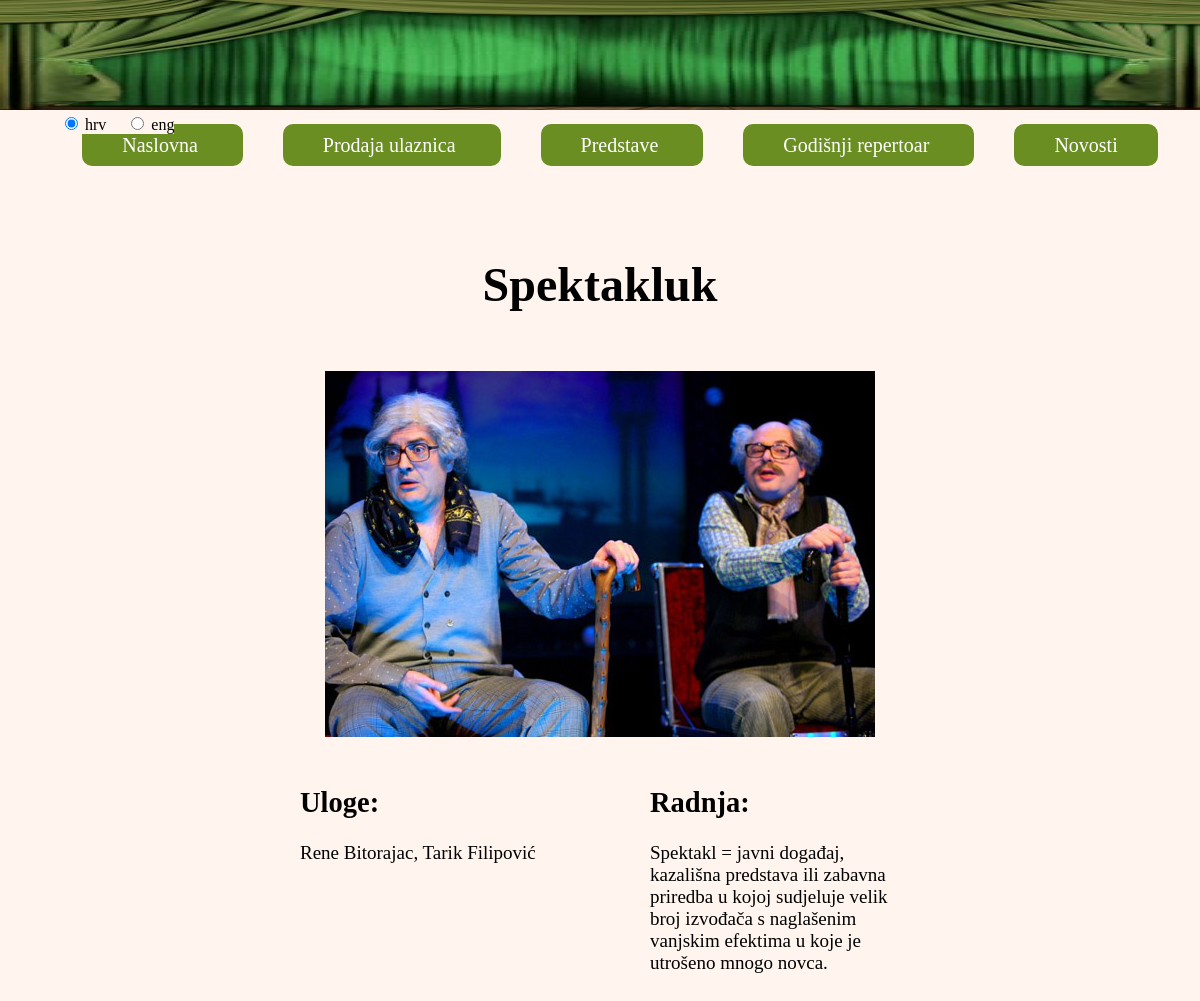
The page /spektakluk.php on the database its author committed.
### tables this page shows
CREATE TABLE `jezik` (
  `naziv` varchar(30) DEFAULT NULL,
  `hrv` varchar(400) DEFAULT NULL,
  `eng` varchar(400) DEFAULT NULL
);

### spektakluk.php (the view, shortened to what this page needs)
<!DOCTYPE html>
<html>
	<head>
		<?php
			$con = mysqli_connect("localhost", "root", "root", "kazaliste")
					or die("Neuspjesno spajanje na server");
			$con->set_charset('utf8');
		 ?>
		<link rel="stylesheet" type="text/css" href="mojstil.css">
		<header>
			<img src="zavjesa.jpg" alt="zavjesa" id="header">
			<form method="post" action="spektakluk.php" class="izborJezika" name="izborJezika"
					onClick="document.forms.izborJezika.submit();">
				<?php
					if(empty($_POST) && !isset($_SESSION['language']))
						echo '<input type="radio" name="jezik" value="hrv" checked> hrv &nbsp;&nbsp;&nbsp;
								<input type="radio" name="jezik" value="eng"> eng';
				?>
			</form>
		</header>
	</head>
	<body>
		<ul>
			<a href="naslovna.php">
				<li>
					<?php
						$query = "SELECT * FROM jezik WHERE naziv='naslovna'";
						$result = mysqli_query($con, $query);
						$row = mysqli_fetch_array($result);
						if(!empty($_POST))
							echo $row[$_POST['jezik']];
						else if(empty($_POST) && !isset($_SESSION['language']))
							echo $row['hrv'];
						else if(empty($_POST) && isset($_SESSION['language']))
							echo $row[$_SESSION['language']];
				 	?>
				</li>
			</a>
			<a href="prodaja_ulaznica.php">
				<li>
					<?php
						$query = "SELECT * FROM jezik WHERE naziv='prodajaUlaznica'";
						$result = mysqli_query($con, $query);
						$row = mysqli_fetch_array($result);
						if(!empty($_POST))
							echo $row[$_POST['jezik']];
						else if(empty($_POST) && !isset($_SESSION['language']))
							echo $row['hrv'];
						else if(empty($_POST) && isset($_SESSION['language']))
							echo $row[$_SESSION['language']];
				 	?>
				</li>
			</a>
			<a href="predstave.php">
				<li>
					<?php
						$query = "SELECT * FROM jezik WHERE naziv='predstave'";
						$result = mysqli_query($con, $query);
						$row = mysqli_fetch_array($result);
						if(!empty($_POST))
							echo $row[$_POST['jezik']];
						else if(empty($_POST) && !isset($_SESSION['language']))
							echo $row['hrv'];
						else if(empty($_POST) && isset($_SESSION['language']))
							echo $row[$_SESSION['language']];
				 	?>
				</li>
			</a>
			<a href="godisnji_repertoar.php">
				<li>
					<?php
						$query = "SELECT * FROM jezik WHERE naziv='godišnjiRepertoar'";
						$result = mysqli_query($con, $query);
						$row = mysqli_fetch_array($result);
						if(!empty($_POST))
							echo $row[$_POST['jezik']];
						else if(empty($_POST) && !isset($_SESSION['language']))
							echo $row['hrv'];
						else if(empty($_POST) && isset($_SESSION['language']))
							echo $row[$_SESSION['language']];
				 	?>
				</li>
			</a>
			<a href="novosti.php">
				<li>
					<?php
						$query = "SELECT * FROM jezik WHERE naziv='novosti'";
						$result = mysqli_query($con, $query);
						$row = mysqli_fetch_array($result);
						if(!empty($_POST))
							echo $row[$_POST['jezik']];
						else if(empty($_POST) && !isset($_SESSION['language']))
							echo $row['hrv'];
						else if(empty($_POST) && isset($_SESSION['language']))
							echo $row[$_SESSION['language']];
				 	?>
				</li>
			</a>
		</ul>
		<div class="glavni">
			<h1>
				<?php
					$query = "SELECT * FROM jezik WHERE naziv='predstava2'";
					$result = mysqli_query($con, $query);
					$row = mysqli_fetch_array($result);
					if(!empty($_POST))
						echo $row[$_POST['jezik']];
					else if(empty($_POST) && !isset($_SESSION['language']))
						echo $row['hrv'];
					else if(empty($_POST) && isset($_SESSION['language']))
						echo $row[$_SESSION['language']];
				?>
			</h1>
			<br>
			<img src="spektaklukSlika.jpg" alt="Spektakluk slika">
		</div>
		<div class="pomocni">
			<div class="donjiLijevi">
				<h2>
					<?php
						$query = "SELECT * FROM jezik WHERE naziv='uloge'";
						$result = mysqli_query($con, $query);
						$row = mysqli_fetch_array($result);
						if(!empty($_POST))
							echo $row[$_POST['jezik']];
						else if(empty($_POST) && !isset($_SESSION['language']))
							echo $row['hrv'];
						else if(empty($_POST) && isset($_SESSION['language']))
							echo $row[$_SESSION['language']];
					?>
				</h2>
				<?php
					$query = "SELECT * FROM jezik WHERE naziv='uloge2'";
					$result = mysqli_query($con, $query);
					$row = mysqli_fetch_array($result);
					if(!empty($_POST))
						echo $row[$_POST['jezik']];
					else if(empty($_POST) && !isset($_SESSION['language']))
						echo $row['hrv'];
					else if(empty($_POST) && isset($_SESSION['language']))
						echo $row[$_SESSION['language']];
				?>
			</div>
			<div class="donjiDesni">
				<h2>
					<?php
						$query = "SELECT * FROM jezik WHERE naziv='radnja'";
						$result = mysqli_query($con, $query);
						$row = mysqli_fetch_array($result);
						if(!empty($_POST))
							echo $row[$_POST['jezik']];
						else if(empty($_POST) && !isset($_SESSION['language']))
							echo $row['hrv'];
						else if(empty($_POST) && isset($_SESSION['language']))
							echo $row[$_SESSION['language']];
					?>
				</h2>
				<?php
					$query = "SELECT * FROM jezik WHERE naziv='radnja2'";
					$result = mysqli_query($con, $query);
					$row = mysqli_fetch_array($result);
					if(!empty($_POST))
						echo $row[$_POST['jezik']];
					else if(empty($_POST) && !isset($_SESSION['language']))
						echo $row['hrv'];
					else if(empty($_POST) && isset($_SESSION['language']))
						echo $row[$_SESSION['language']];
				?>
			</div>
		</div>
	</body>
</html>

### mojstil.css (style rules this page uses)
#header { min-width: 100%; height: 110px; }
body { background-color: SeaShell; width: 100%; margin-top: 0px; margin-left: 0px; }
li { display: inline; background-color: OliveDrab; padding: 10px 40px 10px; border-radius: 10px; font-size: 20px; }
ul { margin: 20px auto; text-align: center; }
ul a:link { text-decoration: none; color: white; margin: 20px; }
.izborJezika { background-color: SeaShell; position :absolute; margin-bottom: 0px; margin-left: 5%; }
.glavni { margin: 100px auto 20px; width: 600px; text-align: center; font-size: 24px; }
.pomocni { width: 600px; margin: 0 auto; }
.donjiLijevi { float: left; width: 250px; font-size: 19px; margin-bottom: 30px; }
.donjiDesni { float:right; width: 250px; font-size: 19px; margin-bottom: 30px; }

### rows shown on the page
jezik: hrv "Naslovna"
jezik: hrv "Prodaja ulaznica"
jezik: hrv "Predstave"
jezik: hrv "Godišnji repertoar"
jezik: hrv "Novosti"
jezik: hrv "Spektakluk"
jezik: hrv "Uloge:"
jezik: hrv "Rene Bitorajac, Tarik Filipović"
jezik: hrv "Radnja:"
jezik: hrv "Spektakl = javni događaj, kazališna predstava ili zabavna priredba u kojoj sudjeluje velik broj izvođača s naglašenim vanjskim efektima u koje je utrošeno mnogo novca."
